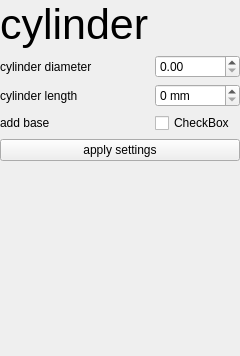
<?xml version="1.0" encoding="UTF-8"?>
<ui version="4.0">
 <class>Cylinder_View</class>
 <widget class="QWidget" name="Cylinder_View">
  <property name="geometry">
   <rect>
    <x>0</x>
    <y>0</y>
    <width>240</width>
    <height>356</height>
   </rect>
  </property>
  <property name="windowTitle">
   <string>Form</string>
  </property>
  <layout class="QFormLayout" name="formLayout">
   <property name="leftMargin">
    <number>0</number>
   </property>
   <property name="topMargin">
    <number>0</number>
   </property>
   <property name="rightMargin">
    <number>0</number>
   </property>
   <property name="bottomMargin">
    <number>0</number>
   </property>
   <item row="0" column="0">
    <widget class="QLabel" name="label_title">
     <property name="font">
      <font>
       <pointsize>32</pointsize>
      </font>
     </property>
     <property name="text">
      <string>cylinder</string>
     </property>
    </widget>
   </item>
   <item row="1" column="0">
    <widget class="QLabel" name="label">
     <property name="text">
      <string>cylinder diameter</string>
     </property>
     <property name="buddy">
      <cstring>spinbox_diameter</cstring>
     </property>
    </widget>
   </item>
   <item row="1" column="1">
    <widget class="QDoubleSpinBox" name="spinbox_diameter"/>
   </item>
   <item row="2" column="0">
    <widget class="QLabel" name="label_2">
     <property name="text">
      <string>cylinder length</string>
     </property>
     <property name="buddy">
      <cstring>spinbox_length</cstring>
     </property>
    </widget>
   </item>
   <item row="2" column="1">
    <widget class="QSpinBox" name="spinbox_length">
     <property name="suffix">
      <string> mm</string>
     </property>
    </widget>
   </item>
   <item row="6" column="0">
    <spacer name="verticalSpacer">
     <property name="orientation">
      <enum>Qt::Vertical</enum>
     </property>
     <property name="sizeHint" stdset="0">
      <size>
       <width>20</width>
       <height>40</height>
      </size>
     </property>
    </spacer>
   </item>
   <item row="5" column="0" colspan="2">
    <widget class="QPushButton" name="btn_apply_settings">
     <property name="text">
      <string>apply settings</string>
     </property>
    </widget>
   </item>
   <item row="3" column="0">
    <widget class="QLabel" name="label_3">
     <property name="text">
      <string>add base</string>
     </property>
     <property name="buddy">
      <cstring>cb_add_base</cstring>
     </property>
    </widget>
   </item>
   <item row="3" column="1">
    <widget class="QCheckBox" name="cb_add_base">
     <property name="text">
      <string>CheckBox</string>
     </property>
    </widget>
   </item>
  </layout>
 </widget>
 <resources/>
 <connections/>
</ui>
